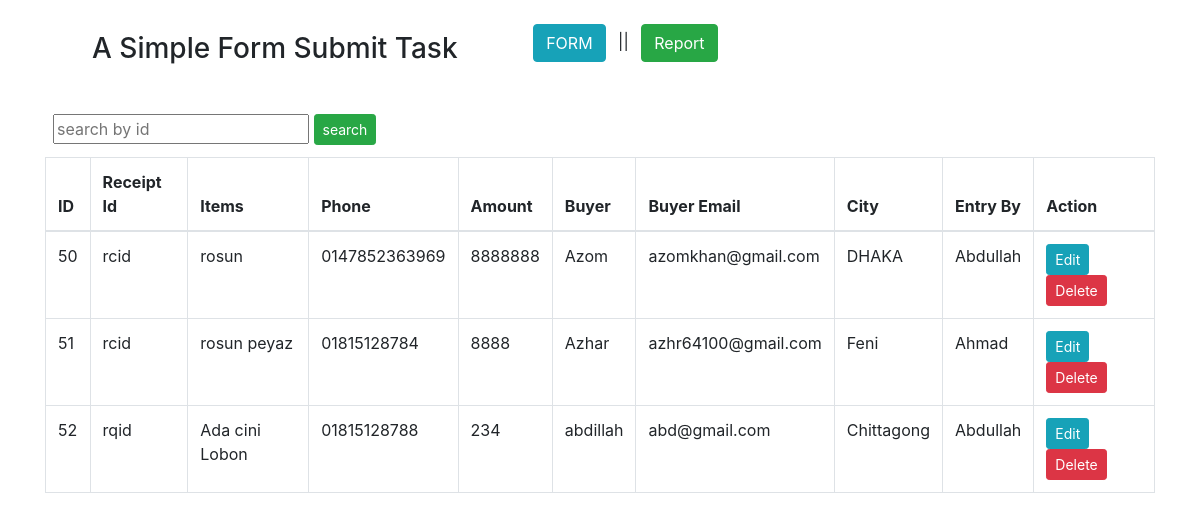
The app's page /frontend/index.php with its own data.
### tables this page shows
CREATE TABLE `sample_form` (
  `ID` bigint(20) NOT NULL,
  `amount` int(10) NOT NULL,
  `buyer` varchar(255) NOT NULL,
  `buyer_email` varchar(50) NOT NULL,
  `buyer_ip` varchar(20) NOT NULL,
  `note` text NOT NULL,
  `city` varchar(20) NOT NULL,
  `phone` varchar(20) NOT NULL,
  `receipt_id` varchar(20) NOT NULL,
  `items` varchar(255) NOT NULL,
  `entry_at` date NOT NULL,
  `entry_by` int(10) NOT NULL
);

### class/Database.php (called while the page is built, shortened)
<?php
class Database
{
    private $con;
    public function __construct()
    {
        $this->con = mysqli_connect(HOSTNAME,USERNAME,PASSWORD,DBNAME);
    }
    public function show()
    {
        $id = isset($_GET['search_id'])? $_GET['search_id'] : null;
        $where = $id !== null ? " WHERE ID =  ".$id: '';
        $query = "SELECT * FROM `sample_form`".$where;
        $data = mysqli_query($this->con,$query);
        if ($data) {
            return $data;
        }
    }
}

### frontend/table-data.php (the view, shortened to what this page needs)
<?php
$database = new Database();
$data = $database->show();
?>
<?php
foreach ($data as $key => $entry) {
	?>
	<tr>
  	  <td scope="col"><?php echo $entry['ID']; ?></td>
      <td scope="col"><?php echo $entry['receipt_id']; ?></td>
      <td scope="col"><?php echo $entry['items']; ?></td>
      <td scope="col"><?php echo $entry['phone']; ?></td>
      <td scope="col"><?php echo $entry['amount']; ?></td>
      <td scope="col"><?php echo $entry['buyer']; ?> </td>
      <td scope="col"><?php echo $entry['buyer_email']; ?></td>
      <td scope="col"><?php echo $entry['city']; ?></td>
      <td scope="col"><?php echo $entry['entry_by']==1?'Abdullah':'Ahmad' ?></td>
      <td scope="col">
      	<a href="edit.php?id=<?php echo $entry["ID"]; ?>" class="btn btn-info btn-sm">Edit</a>
      	<a href="../process/delete.php?id=<?php echo $entry["ID"]; ?>" class="btn btn-danger btn-sm"  onclick="return confirm('are you sure?')">Delete</a>
      </td>
  	</tr>
	<?php
}

### frontend/header.php (shortened to what this page needs)
<!doctype html>
<html lang="en">
  <head>
    <link rel="stylesheet" href="https://cdn.jsdelivr.net/npm/bootstrap@4.4.1/dist/css/bootstrap.min.css">
  </head>
  <body>
    <div class="container">
      <div class="form-heading row m-3">
        <div class="col-sm-5">
          <h3 class="p-3">A Simple Form Submit Task</h3>
        </div>
        <div class="col-sm-3">
          <a href="form.php" class="btn btn-info m-2">FORM</a> ||
          <a href="index.php" class="btn btn-success m-2">Report</a>
        </div>
      </div>

### frontend/index.php (shortened to what this page needs)
<?php include('header.php')?>
  <div class="row">
    <div class="col-sm-12">
    	<div class="m-2">
	        <form action="" method="GET" id="search_form">
	            <input type="text" name="search_id"  id="search_value" placeholder="search by id" required>
	            <input type="submit" name="search"  class="btn btn-success btn-sm mb-1" value="search" id="search" >
	        </form>
	    </div>
    	<table class="table table-bordered">
		  <thead>
		    <tr>
		      <th scope="col">ID</th>
		      <th scope="col">Receipt Id</th>
		      <th scope="col">Items</th>
		      <th scope="col">Phone</th>
		      <th scope="col">Amount</th>
		      <th scope="col">Buyer</th>
		      <th scope="col">Buyer Email</th>
		      <th scope="col">City</th>
		      <th scope="col">Entry By</th>
		      <th scope="col">Action</th>
		    </tr>
		  </thead>
		  <tbody>
		  	<?php require 'table-data.php' ?>
		  </tbody>
		</table>
    </div>
  </div>
<?php include('footer.php')?>

### frontend/footer.php (shortened to what this page needs)
  </body>
</html>

### records on screen
sample_form: ID "50", receipt "rcid", items "rosun", phone "0147852363969", amount "8888888", buyer "Azom", buyer_email "azomkhan@gmail.com", city "DHAKA", entry_by "Abdullah"
sample_form: ID "51", receipt "rcid", items "rosun peyaz", phone "01815128784", amount "8888", buyer "Azhar", buyer_email "azhr64100@gmail.com", city "Feni", entry_by "Ahmad"
sample_form: ID "52", receipt "rqid", items "Ada cini Lobon", phone "01815128788", amount "234", buyer "abdillah", buyer_email "abd@gmail.com", city "Chittagong", entry_by "Abdullah"
